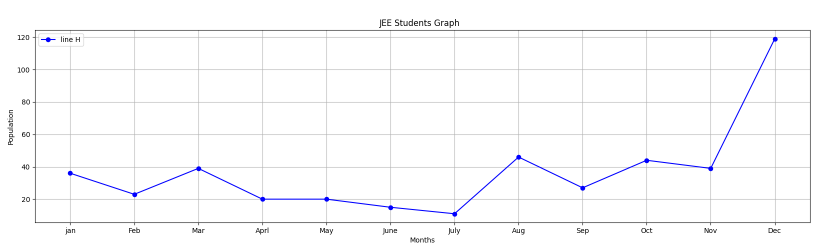
#> input picture pageview_app/charts/images/neet/neet.png, 1640 x 500 px, found by its file name (shown at 1/2 size)
$ python image_crop.py
#> lines starting #> are read from the running program, lines starting #| are printed output that depends on the picture
from PIL import Image

ll=Image.open(r'D:/xampp_php/htdocs/pageview_app/charts/images/neet/neet.png')
#> ll is the input picture: PIL image 1640x500 RGBA; mean R, G, B, A 250.1, 250.1, 251.4, 255

k=ll.crop((180,0,1820,500))
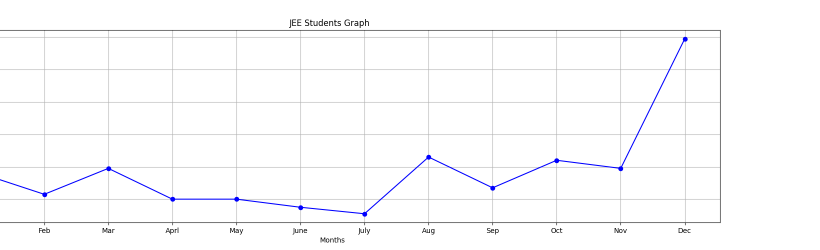
#> k: PIL image 1640x500 RGBA (shown at 1/2 size); mean R, G, B, A 222.7, 222.7, 224, 227; transparent parts drawn white
k.save('love.png')
